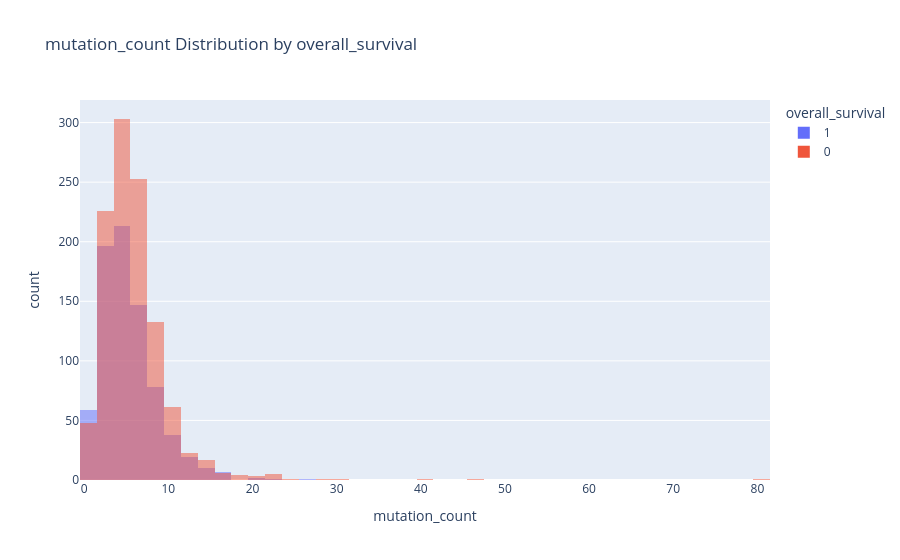
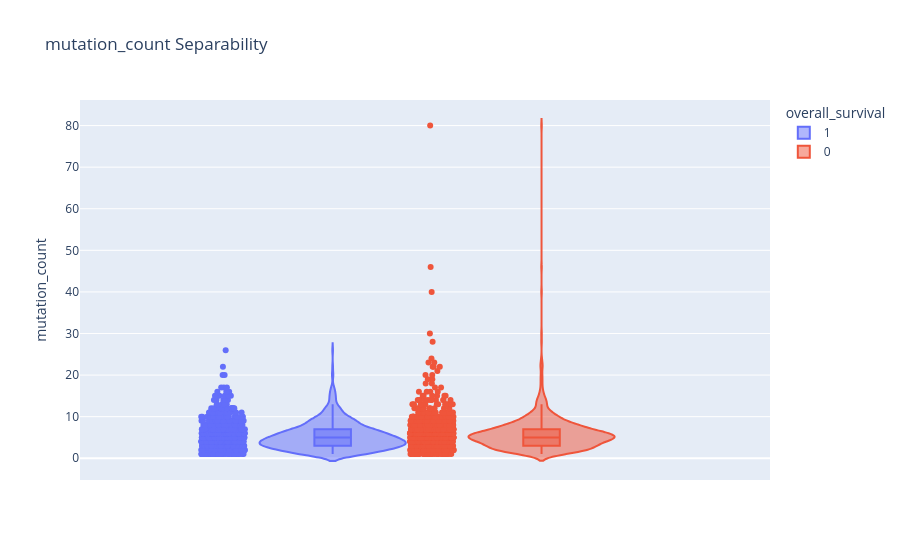

Notebook code for these charts, in order:
### Code cell
# Cell 2: Prototype EDA Distributions (Histogram & Violin)
def plot_feature_distribution(df, feature, n_bins=30):
    # Overlayed Histogram
    fig_hist = px.histogram(
        df, x=feature, color=target_col, 
        nbins=n_bins, barmode='overlay',
        title=f'{feature} Distribution by {target_col}',
        hover_data=hover_cols
    )
    # Customize hovertemplate to prove understanding of precise hover data
    fig_hist.update_traces(
        hovertemplate="<b>%{customdata[0]}</b><br>Value: %{x}<br>Age: %{customdata[1]}<br>Type: %{customdata[2]}<extra></extra>"
    )
    fig_hist.show()

    # Violin Plot for separability
    fig_violin = px.violin(
        df, y=feature, color=target_col, box=True, points="all",
        title=f'{feature} Separability',
        hover_data=hover_cols
    )
    fig_violin.show()

# Test the prototype
plot_feature_distribution(df, 'mutation_count', n_bins=50)

### Figure 1 — Plotly figure (JSON) as saved in the notebook; plotly's stock layout.template omitted (floating-point values rounded to 4 significant figures; data arrays with more than 128 entries replaced by an {"elided": "..."} marker saying what was removed)
{"data": [{"bingroup": "x", "hovertemplate": "<b>%{customdata[0]}</b><br>Value: %{x}<br>Age: %{customdata[1]}<br>Type: %{customdata[2]}<extra></extra>", "legendgroup": "1", "marker": {"color": "#636efa", "opacity": 0.5, "pattern": {"shape": ""}}, "name": "1", "nbinsx": 50, "orientation": "v", "showlegend": true, "type": "histogram", "x": {"elided": "801 float values"}, "xaxis": "x", "yaxis": "y"}, {"bingroup": "x", "hovertemplate": "<b>%{customdata[0]}</b><br>Value: %{x}<br>Age: %{customdata[1]}<br>Type: %{customdata[2]}<extra></extra>", "legendgroup": "0", "marker": {"color": "#EF553B", "opacity": 0.5, "pattern": {"shape": ""}}, "name": "0", "nbinsx": 50, "orientation": "v", "showlegend": true, "type": "histogram", "x": {"elided": "1103 float values"}, "xaxis": "x", "yaxis": "y"}], "layout": {"barmode": "overlay", "legend": {"title": {"text": "overall_survival"}, "tracegroupgap": 0}, "title": {"text": "mutation_count Distribution by overall_survival"}, "xaxis": {"anchor": "y", "domain": [0, 1], "title": {"text": "mutation_count"}}, "yaxis": {"anchor": "x", "domain": [0, 1], "title": {"text": "count"}}}}

### Figure 2 — Plotly figure (JSON) as saved in the notebook; plotly's stock layout.template omitted (floating-point values rounded to 4 significant figures; data arrays with more than 128 entries replaced by an {"elided": "..."} marker saying what was removed)
{"data": [{"alignmentgroup": "True", "box": {"visible": true}, "customdata": {"elided": "801x3 mixed values"}, "hovertemplate": "overall_survival=1<br>mutation_count=%{y}<br>patient_id=%{customdata[0]}<br>age_at_diagnosis=%{customdata[1]}<br>cancer_type_detailed=%{customdata[2]}<extra></extra>", "legendgroup": "1", "marker": {"color": "#636efa"}, "name": "1", "offsetgroup": "1", "orientation": "v", "points": "all", "scalegroup": "True", "showlegend": true, "type": "violin", "x0": " ", "xaxis": "x", "y": {"elided": "801 float values"}, "y0": " ", "yaxis": "y"}, {"alignmentgroup": "True", "box": {"visible": true}, "customdata": {"elided": "1103x3 mixed values"}, "hovertemplate": "overall_survival=0<br>mutation_count=%{y}<br>patient_id=%{customdata[0]}<br>age_at_diagnosis=%{customdata[1]}<br>cancer_type_detailed=%{customdata[2]}<extra></extra>", "legendgroup": "0", "marker": {"color": "#EF553B"}, "name": "0", "offsetgroup": "0", "orientation": "v", "points": "all", "scalegroup": "True", "showlegend": true, "type": "violin", "x0": " ", "xaxis": "x", "y": {"elided": "1103 float values"}, "y0": " ", "yaxis": "y"}], "layout": {"legend": {"title": {"text": "overall_survival"}, "tracegroupgap": 0}, "title": {"text": "mutation_count Separability"}, "violinmode": "group", "xaxis": {"anchor": "y", "domain": [0, 1]}, "yaxis": {"anchor": "x", "domain": [0, 1], "title": {"text": "mutation_count"}}}}
